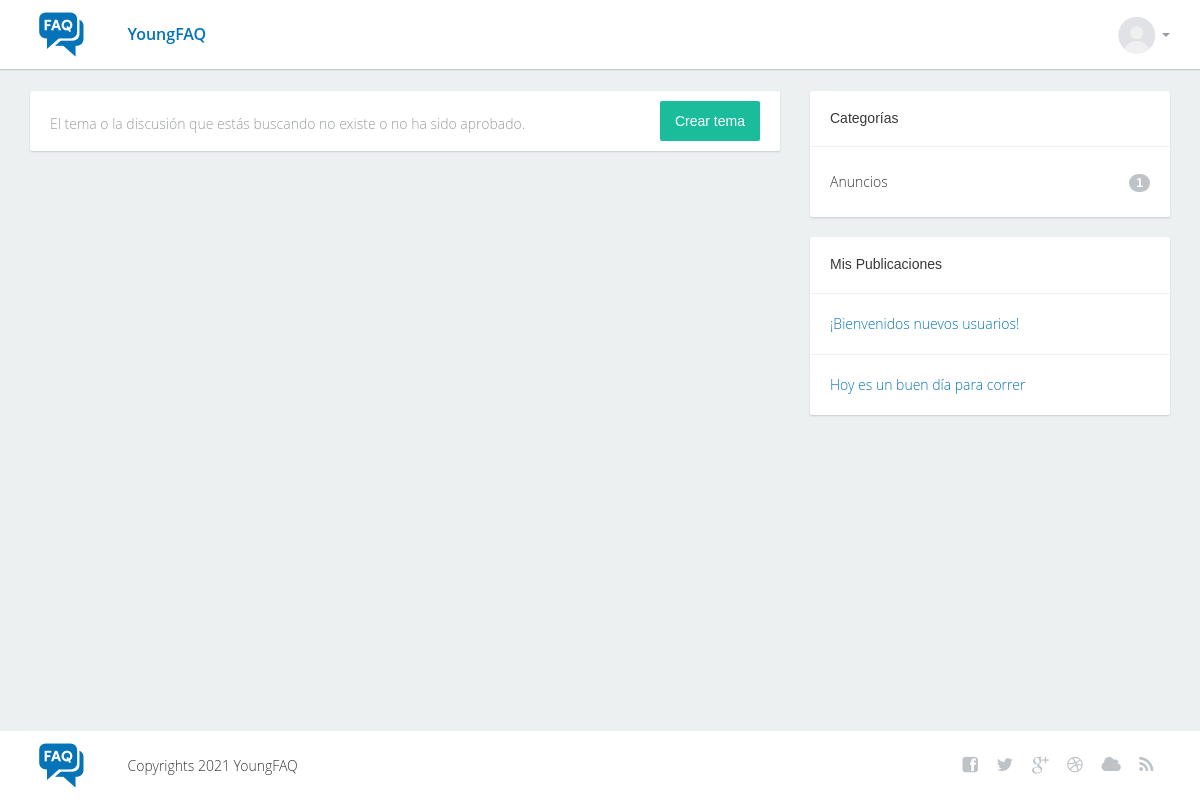
The page /topic.php?id=3 (signed in) on the database its author committed.
### tables this page shows
CREATE TABLE IF NOT EXISTS `categories` (
  `id` int(11) NOT NULL AUTO_INCREMENT,
  `name` text NOT NULL,
  `slug` text NOT NULL,
  `count` int(11) NOT NULL,
  PRIMARY KEY (`id`)
);

CREATE TABLE IF NOT EXISTS `topics` (
  `id` int(11) NOT NULL AUTO_INCREMENT,
  `id_user` int(11) NOT NULL,
  `title` text NOT NULL,
  `content` text NOT NULL,
  `date_created` datetime DEFAULT current_timestamp(),
  `comments` int(11) NOT NULL,
  `views` int(11) NOT NULL,
  `status` text NOT NULL,
  PRIMARY KEY (`id`)
);

### core/init.php (the view, shortened to what this page needs)
<?php
class dbLink
{
    private $DBHOST = 'localhost';
    private $DBUSER = 'root';
    private $DBPASS = '';
    private $DBNAME = 'youngfaq';
    protected $mysqli;
    public function __construct()
    {
        try {
            $this->mysqli = @mysqli_connect($this->DBHOST, $this->DBUSER, $this->DBPASS, $this->DBNAME);
            $this->on = true;
        } catch (Exception $e) {
            $this->on = false; ?>
            <div class="post">
                <div class="wrap-ut not-found">
                    <div class="posttext">
                        <?php echo $e->getMessage() . PHP_EOL; ?>
                    </div>
                </div>
            </div>
<?php
        }
        return $this->mysqli;
    }
    public function select($table, $rows = "*", $where = null)
    {
        if ($this->mysqli) {
            if ($where != null) {
                $sql = "SELECT $rows FROM $table WHERE $where";
            } else {
                $sql = "SELECT $rows FROM $table";
            }
            $this->sql = $result = $this->mysqli->query($sql);
        }
    }
    public function getUserPost($id = null)
    {
        if ($this->mysqli) {
            if (isset($_SESSION['user'])) {
                $id = $_SESSION['user'];
                $s = "SELECT id, id_user, title FROM topics WHERE id_user = $id AND status = 'published'";
                $r = $this->mysqli->query($s);
                if ($r != false) {
                    while ($row = mysqli_fetch_assoc($r)) {?>
                    <div class="divline"></div>
                    <div class="blocktxt">
                        <a href="/topic/<?php echo $row['id']; ?>"> <span><?php echo $row['title']; ?></a><br>
                    </div>
             <?php  }
                }
            } else {
                return '<div class="divline"></div>
                <div class="blocktxt">
                No estás logueado, <a data-toggle="modal" data-target="#loginModal">inicia sesión</a> o <a data-toggle="modal" data-target="#registerModal">regístrate</a> </div>.' . PHP_EOL;
            }
        } else {
            return '<div class="posttext">Ha habido un error en el sistema. Favor contacte a un administrador.</div>' . PHP_EOL;
        }
    }
}

### require/sidebar.php
<div class="col-lg-4 col-md-4">
    <?php
    $conn = new dbLink();
    $conn->select("categories", "*");
    if ($conn->on) {
        $result = $conn->sql;
        if (mysqli_num_rows($result) > 0) {
    ?>
            <div class="sidebarblock">
                <h3>Categorías</h3>
                <div class="divline"></div>
                <div class="blocktxt">
                    <ul class="cats">
                        <?php while ($row = mysqli_fetch_assoc($result)) { ?>
                            <li><a href="/category/<?php echo $row['slug']; ?>"><?php echo $row['name']; ?><span class="badge pull-right"><?php echo $row['count']; ?></span></a></li>
                        <?php } ?>
                    </ul>
                </div>
            </div>
    <?php }
    } ?>
    <div class="sidebarblock">
        <h3>Mis Publicaciones</h3>
            <?php echo  $conn->getUserPost(); ?>
        </div>
    </div>
</div>

### assets/css/main.css (style rules this page uses)
body { font-family: 'Open Sans Light', sans-serif; font-size: 14px; color: #989c9e; background-color: #ecf0f1; padding-bottom: 69px;; }
a { color: var(--thm-base); text-decoration: none; cursor: pointer; }
.sidebarblock { background-color: #ffffff; border-radius: 2px; box-shadow: 0 1px 2px #c9cccd; margin-bottom: 20px; }
.sidebarblock h3 { color: #363838; font-size: 14px; font-family: 'Open Sans Bold', sans-serif; margin: 0; padding: 20px; }
.sidebarblock .divline { height: 1px; line-height: 1px; border-bottom: solid 1px #f1f1f1; }
.sidebarblock .blocktxt { padding:20px; }
ul.cats li { list-style: none; display: block; margin:0; padding:0; line-height: 30px; }
ul.cats { margin: 0; padding: 0; }
ul.cats li a { font-size: 14px; color: #363838; font-family: 'Open Sans Light', sans-serif; line-height: 30px; }
ul.cats .badge { background-color: #bdc3c7; font-size: 12px; color: #ffffff; font-family: 'Open Sans Bold', sans-serif; margin-top: 7px; }
.sidebarblock .blocktxt { font-size: 14px; color: #363838; font-family: 'Open Sans Light', sans-serif; }

### assets/css/color.css (style rules this page uses)
:root { --thm-base: #0573b7; --thm-base-rgb: rgba(49, 128, 219, 0.8); --thm-primary: #C90101; --thm-secondary: #FEC009; --thm-primary-rgb: 249, 77, 28; --thm-gray: #74787c; --thm-gray-rgb: 116, 120, 124; --thm-black: #1a1a1a; --thm-black-rgb: 26, 26, 26; }

### rows shown on the page
categories: name "Anuncios", count "1"
topics: title "¡Bienvenidos nuevos usuarios!"
topics: title "Hoy es un buen día para correr"
